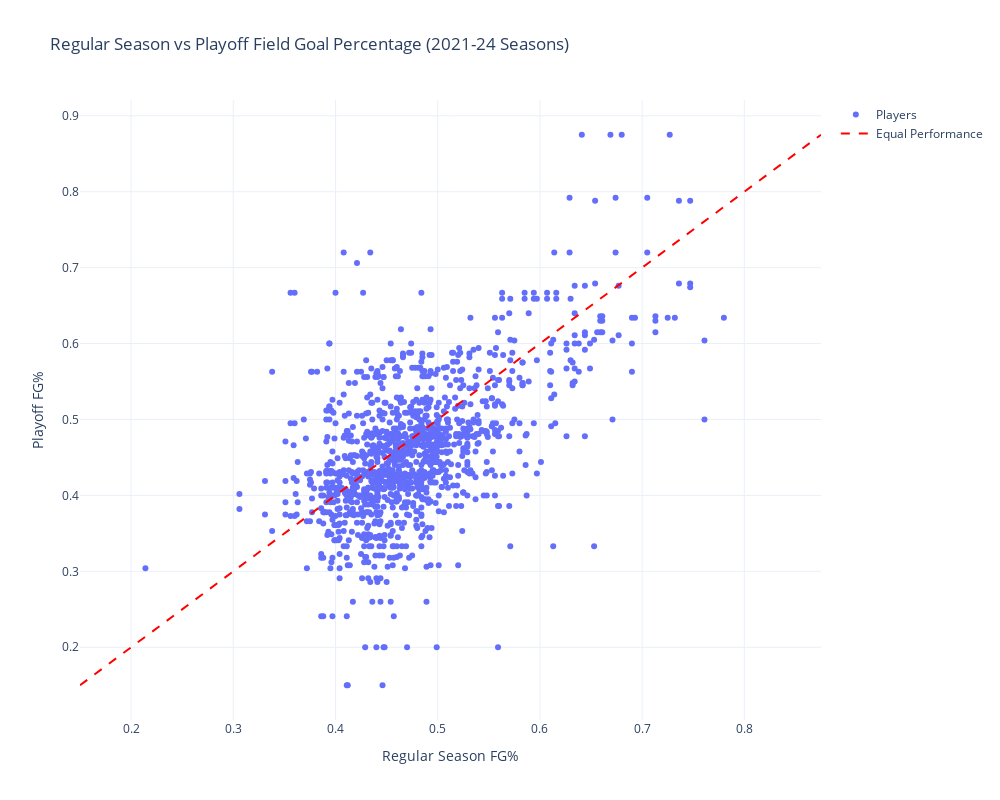

The notebook cell this image was saved under:
### Code cell
fig = go.Figure()

fig.add_trace(go.Scatter(
    x=filtered_data["fgpct_regular"],
    y=filtered_data["fgpct_playoff"],
    mode='markers',
    hovertemplate="<b>Player:</b> %{text}<br>" +
                  "Mins Played: %{customdata[0]}<br>" +
                  "Mins Played Playoffs: %{customdata[1]}<br>" +
                  "Regular Season FG%: %{x:.3f}<br>" +
                  "Playoff FG%: %{y:.3f}<br>" +
                  "<extra></extra>",
    text=filtered_data["player"],
    customdata=np.column_stack((filtered_data["mp_regular"], filtered_data["mp_playoff"])),
    name='Players'
))
#print(filtered_data.columns)

# Define min and max values for the diagonal line
min_val = min(filtered_data["fgpct_regular"].min(), filtered_data["fgpct_playoff"].min())
max_val = max(filtered_data["fgpct_regular"].max(), filtered_data["fgpct_playoff"].max())

fig.add_trace(go.Scatter(
    x=[min_val, max_val],
    y=[min_val, max_val],
    mode='lines',
    name='Equal Performance',
    line=dict(
        dash='dash',
        color='red'
    )
))

fig.update_layout(
    title="Regular Season vs Playoff Field Goal Percentage (2021-24 Seasons)",
    xaxis_title="Regular Season FG%",
    yaxis_title="Playoff FG%",
    width=1000,
    height=800,
    showlegend=True,
    template='plotly_white',
    hovermode='closest',
    autosize=True
)


fig.show()

### Figure 1 — Plotly figure (JSON) as saved in the notebook; plotly's stock layout.template omitted (floating-point values rounded to 4 significant figures; data arrays with more than 128 entries replaced by an {"elided": "..."} marker saying what was removed)
{"data": [{"customdata": {"elided": "1281x2 float values"}, "hovertemplate": "<b>Player:</b> %{text}<br>Mins Played: %{customdata[0]}<br>Mins Played Playoffs: %{customdata[1]}<br>Regular Season FG%: %{x:.3f}<br>Playoff FG%: %{y:.3f}<br><extra></extra>", "mode": "markers", "name": "Players", "text": {"elided": "1281 str values"}, "type": "scatter", "x": {"elided": "1281 float values"}, "y": {"elided": "1281 float values"}}, {"line": {"color": "red", "dash": "dash"}, "mode": "lines", "name": "Equal Performance", "type": "scatter", "x": [0.15, 0.875], "y": [0.15, 0.875]}], "layout": {"autosize": true, "height": 800, "hovermode": "closest", "showlegend": true, "title": {"text": "Regular Season vs Playoff Field Goal Percentage (2021-24 Seasons)"}, "width": 1000, "xaxis": {"title": {"text": "Regular Season FG%"}}, "yaxis": {"title": {"text": "Playoff FG%"}}}}
